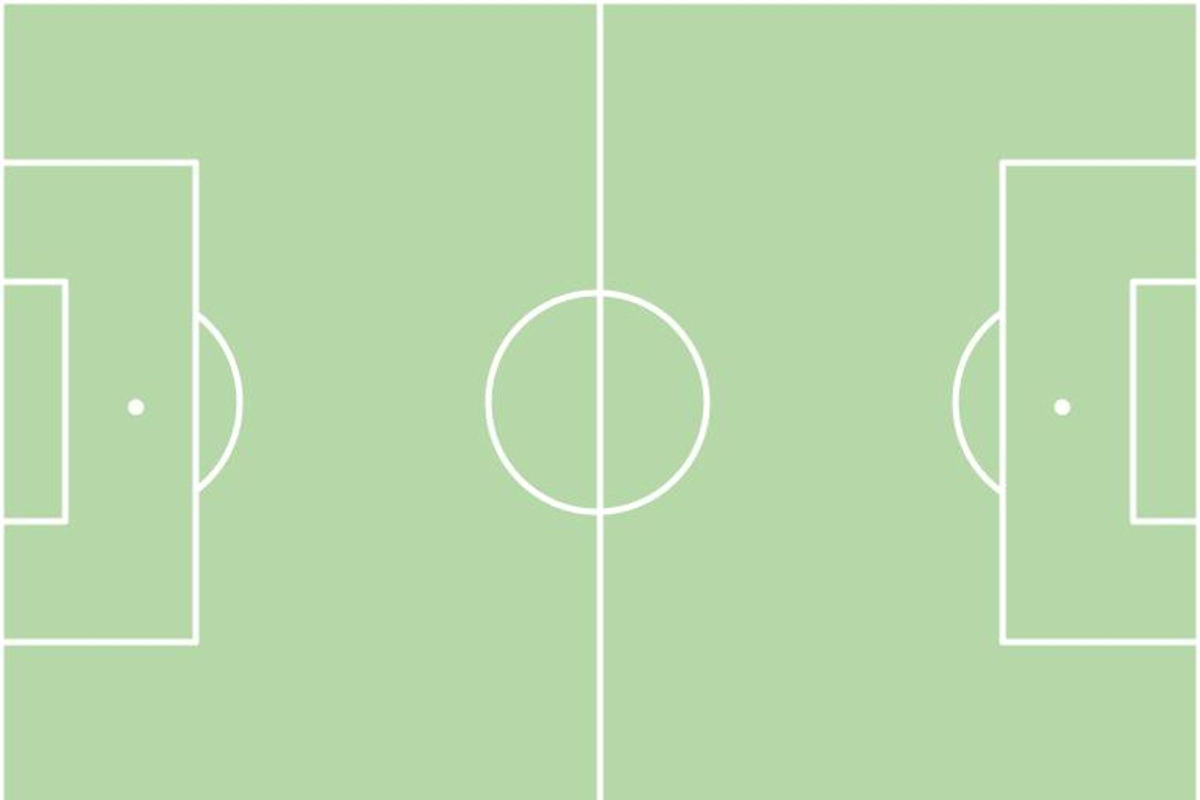
#> input picture Football_Pitch.jpg, 2400 x 1600 px (shown at 1/2 size)
$ jupyter execute --allow-errors Signficance_Article.ipynb
#> lines starting #> are read from the running program, lines starting #| are printed output that depends on the picture
### Imports

[cell 1]
import json
import os
import pandas as pd
import numpy as np
from statsbombpy import sb
from tqdm.notebook import tqdm
#> (the rest of this cell did not finish here and is left out)

### Load Data

[cell 2]
mdata = []
#> (the rest of this cell did not finish here and is left out)

### Length of Data

[cell 3]
lcount = 0
for data in mdata:


    keys = list(data.keys())
    lcount+= len(keys)


lcountw = 0
#> (the rest of this cell did not finish here and is left out)

### Get Mary Earps' Penalty Save

#> (a cell that did not finish here is left out)

#> (a cell that did not finish here is left out)

### Total Passes

[cell 6]
pcount = 0
for data in mdata:


    keys = list(data.keys())
    for key in keys:
        if data[key]['period'] == 3:
            break
        if data[key]['type']['name'] == 'Pass':
            pcount+=1


pcountw = 0
#> (the rest of this cell did not finish here and is left out)

### Forward Passes (All)

[cell 7]
fcount = 0
for data in mdata:


    keys = list(data.keys())
    for key in keys:
        if data[key]['period'] == 3:
            break
        if data[key]['type']['name'] == 'Pass' and data[key]['pass']['end_location'][0] > data[key]['location'][0]:
            fcount+=1


fcountw = 0
#> (the rest of this cell did not finish here and is left out)

### Forward Passes (Thresholded)

[cell 8]
limits = [10,20,30,40]
#> (the rest of this cell did not finish here and is left out)

### xPasses

[cell 9]
match = [] #match number
half = [] #half number
players = [] #player ids
opponents = [] #opponent player ids
typ = [] #relevant codes
time = [] #time
etime = [] #ending time
xs = [] #x coords
xe = [] #x end coords
ys = [] #y coords
ye = []#y end coords
outcomes = []
overall_players = []
overall_stats = []
for data in mdata:
    keys = list(data.keys())
    for key in keys:
        ################## Finding player ###################


        if data[key]['type']['id'] == 30:
            idin = data[key]['player']['id']
            try:
                _ = data[key]['pass']['outcome']
                typ.append(118)
                outcomes.append(0)
            except:
                typ.append(117)
                outcomes.append(1)
            start_pos = data[key]['location']
            end_pos = data[key]['pass']['end_location']
            match.append('123')
            half.append(data[key]['period'])
            players.append(idin)
            opponents.append('123')
            time.append(data[key]['minute']*60 + data[key]['second'])
            etime.append(time[-1]+6)
            xs.append(start_pos[0])
            ys.append(start_pos[1])
            xe.append(end_pos[0])
            ye.append(end_pos[1])


for n in range(len(xs)):
    xs[n] = (xs[n]/120)*105
    ys[n] = (ys[n]/80)*68
    xe[n] = (xe[n]/120)*105
    ye[n] = (ye[n]/80)*68
#Converting json into a pandas data frame
import pandas as pd
current = pd.DataFrame (list(zip(match, half, players, opponents, typ, time, etime, xs, xe, ys, ye)), columns = ["match", "half", "pl", "opp", "typ", "t", "tend", "x", "xend", "y", "yend"])
# Adding new parameters ()

#time since previous pass
current['previous_time'] = current.groupby("match")["t"].shift()
current["dt"] = current["t"] - current["previous_time"]
current["dt"] = current["dt"].fillna(0)
current["dt"] = current["dt"].apply(lambda x: 0 if x < 0 else x)

#if the ball was intercepted
current["previous_possesion"] = current.groupby("match")['typ'].shift()
current['intercept'] = current['previous_possesion'].apply(lambda x: 0 if x == 117 else 1)
current['intercept'] = current['intercept'].fillna(0)

#was the pass succesful
current["outcome"] = current["typ"].apply(lambda x: 1 if x == 117 else 0)

#length of the pass
current["x"] = current["x"].astype(float)
current["xend"] = current["xend"].astype(float)
current["xend"] = current["xend"].fillna(current["x"])
current["y"] = current["y"].astype(float)
current["y_relative"] = np.abs(current["y"] - 34)
current["yend"] = current["yend"].astype(float)
current["yend"] = current["yend"].fillna(current["y"])
current["yend_relative"] = np.abs(current["yend"] - 34) # distance from the centre
current["length"] = np.sqrt((current["x"]-current["xend"]) ** 2 + (current["y"]-current["yend"]) ** 2)

xc_ave = current.groupby(["match", "pl"])["x"].mean()
yc_ave = current.groupby(["match", "pl"])["y_relative"].mean()
xc_ave = xc_ave.to_frame()
yc_ave = yc_ave.to_frame()
xcdata = current.merge(xc_ave, on = ["match", "pl"])
xycdata = xcdata.merge(yc_ave, on = ["match", "pl"])
current = xycdata

current_features = current.drop(['match', 'typ', "half", "pl", "opp", "tend", "previous_time", "previous_possesion","outcome", "yend", "y", "dt", "x_x", "y_relative_x", "t"], axis=1)

import pickle
import matplotlib.pyplot as plt
#> (the rest of this cell did not finish here and is left out)

[cell 10]
match = [] #match number
half = [] #half number
players = [] #player ids
opponents = [] #opponent player ids
typ = [] #relevant codes
time = [] #time
etime = [] #ending time
xs = [] #x coords
xe = [] #x end coords
ys = [] #y coords
ye = []#y end coords
outcomes = []
overall_players = []
overall_stats = []
#> (the rest of this cell did not finish here and is left out)

### Summarise and Plot

[cell 11]
risks = np.zeros((8,2)) #Low risk: < 10% Medium risk < 20%, High risk < 30%

#> (the rest of this cell did not finish here and is left out)

[cell 12]
import matplotlib.pyplot as plt
import numpy as np

# Your data
rs = np.copy(risks)
percentage_diff = (rs[:,1] - rs[:,0])/64

# Create the figure and axis
plt.rcParams.update({'font.size': 12})
fig, ax = plt.subplots(figsize=(10, 6))

# Create the bar plot with a color gradient
colormap = plt.cm.get_cmap('coolwarm')
bars = ax.bar(np.arange(8), percentage_diff, color=[colormap((val - min(percentage_diff)) / (max(percentage_diff) - min(percentage_diff))) for val in percentage_diff])

# Add a horizontal line at y=0
ax.axhline(0, color='black', linewidth=0.7)

# Customize the x-axis ticks
ax.set_xticks(np.arange(8))
ax.set_xticklabels([f'{n * 5}-{(n + 1) * 5}%' for n in range(8)])

# Set the x-axis limits
ax.set_xlim([-1, 8])
ax.set_ylim([-90, 20])
# Set labels for the x and y axes
ax.set_xlabel('Risk')
ax.set_ylabel("Average Difference Per Match (Women's - Men's)")

# Add a title
ax.set_title('Passes Per Match By Risk Level')

# Add gridlines
ax.grid(axis='y', linestyle='--', alpha=0.7)

# Add a legend (optional)
# ax.legend(['Percentage Difference'])

# Remove top and right spines
ax.spines['top'].set_visible(False)
ax.spines['right'].set_visible(False)
for val,bar in zip(percentage_diff,bars):
    height = bar.get_height()
    if val < 0:
        ax.annotate(f'{height:.0f}',
                    xy=(bar.get_x() + bar.get_width() / 2, height),
                    xytext=(0, -3),  # 3 points vertical offset
                    textcoords="offset points",
                    ha='center', va='top')
    else:
        ax.annotate(f'{height:.0f}',
                    xy=(bar.get_x() + bar.get_width() / 2, height),
                    xytext=(0, 3),  # 3 points vertical offset
                    textcoords="offset points",
                    ha='center', va='bottom')
# Add data labels above each bar


# Set a fancy-looking grey background color
ax.set_facecolor('#f2f2f2')

# Adjust plot layout
plt.tight_layout()
plt.figtext(0.5, -0.1,"Figure 2: The average difference per match between passes of each risk in the Women's and Men's World Cups. \nPositive values indicate that there were more passes of this risk-level in the Women's World Cup.", ha='center')
plt.savefig('Passing_Risk.jpg',dpi=300, bbox_inches='tight')
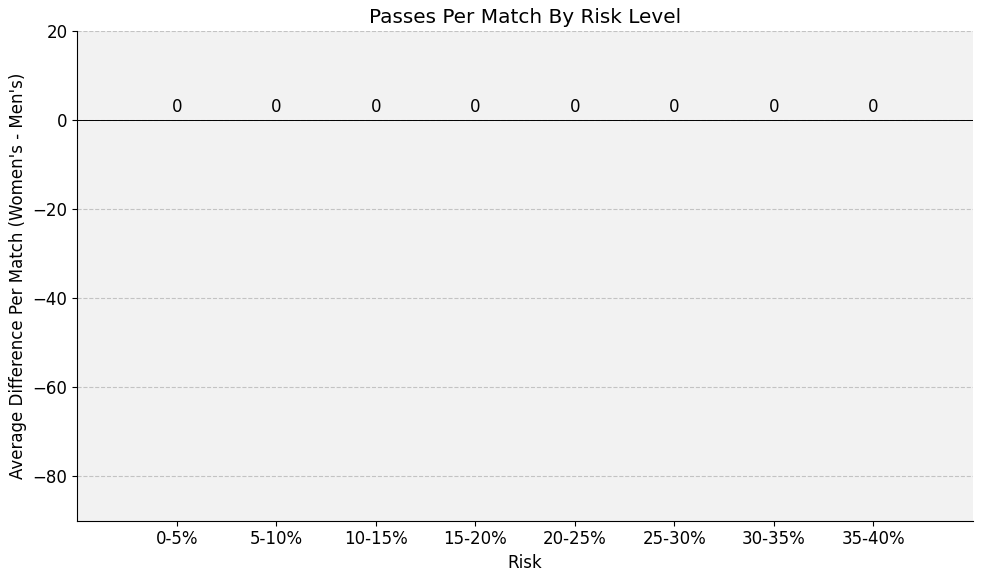
#> figure drawn by matplotlib, 1 panel
# Show the plot
plt.show()

### LT

[cell 13]
counts = np.zeros((120,80))
xgs = np.zeros((120,80))

for data in mdata:
    keys = list(data.keys())[4:]
    posnum = 2
    curr_counts = np.zeros((120,80))
    xg = 0
    for key in keys:

        if data[key]['team']['name'] == data[key]['possession_team']['name'] and data[key]['possession'] == posnum:

            try:
                curr_counts[np.floor(data[key]['location'][0]).astype(int),np.floor(data[key]['location'][1]).astype(int)] += 1
            except:
                continue

            try:
                xg += data[key]['shot']['statsbomb_xg']
            except:
                pass
        else:


            counts += curr_counts
            xgs += xg*curr_counts

            curr_counts = np.zeros((120,80))
            posnum = data[key]['possession']
            xg = 0

#> (the rest of this cell did not finish here and is left out)

[cell 14]
from scipy.ndimage import gaussian_filter
from matplotlib.colors import LinearSegmentedColormap
plt.rcParams.update({'font.size': 16})
original_data = xgs/(1e-8 + counts)


smoothed_data = np.zeros_like(original_data)
smoothed_data[:-1] = gaussian_filter(original_data[:-1,:],sigma=4,mode='nearest') ### There is very little data in the last row
smoothed_data[-1] = smoothed_data[-2]
image = plt.imread('Football_Pitch.jpg')
#> image is the input picture: shape (1600, 2400, 3); mean R, G, B 184.9, 216.5, 171.4

image = image[:,1600:].transpose(1,0,2)
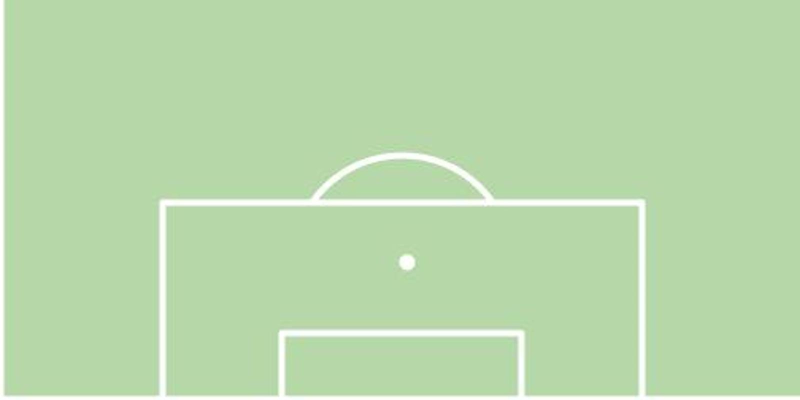
#> image: shape (800, 1600, 3) (shown at 1/2 size); mean R, G, B 185.2, 216.7, 171.7
image = np.flip(image,0)
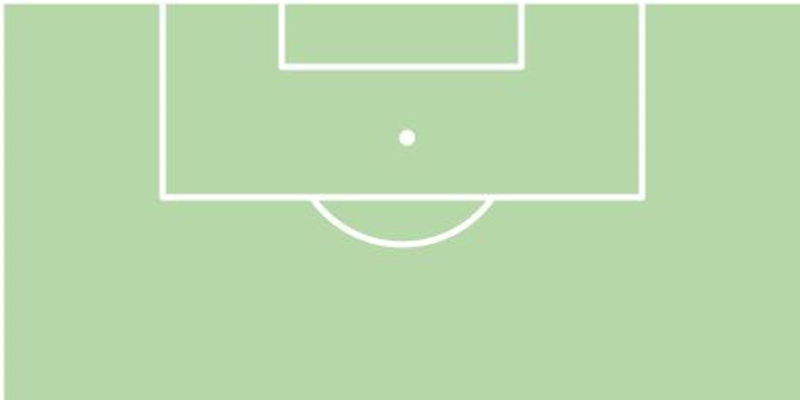
#> image: shape (800, 1600, 3) (shown at 1/2 size); mean R, G, B 185.2, 216.7, 171.7


heatmap_data = np.copy(smoothed_data[80:])


custom_cmap = 'coolwarm'

fig, ax = plt.subplots(2,figsize=(12,12))
ax[1].imshow(image)
ax[1].set_xticks([])
ax[1].set_yticks([])
cax = ax[1].imshow(heatmap_data, cmap=custom_cmap, alpha=0.6, interpolation='none', extent=[0, 1600, 0, 800])

cbar_ax = fig.add_axes([0.92, 0.15, 0.02, 0.3])
cbar = fig.colorbar(cax, cax=cbar_ax)
cbar.set_label('Smoothed LT',rotation=270,labelpad = 30)


heatmap_data = np.copy(original_data[80:])


custom_cmap = 'coolwarm'

ax[0].imshow(image)
ax[0].set_xticks([])
ax[0].set_yticks([])
cax = ax[0].imshow(heatmap_data, cmap=custom_cmap, alpha=0.6, interpolation='none', extent=[0, 1600, 0, 800])

cbar_ax2 = fig.add_axes([0.92, 0.56, 0.02, 0.3])
cbar = fig.colorbar(cax, cax=cbar_ax2)
cbar.set_label('Raw LT',rotation=270,labelpad = 30)
plt.rcParams.update({'font.size': 12})
plt.figtext(0.5, 0.08,'Figure 3: A comparison of the LT values given by the raw and filtered data.\nNote the colormaps have different scales as the raw values are much more extreme.',ha='center')
plt.savefig('Heatmaps.jpg',dpi=300,bbox_inches='tight')
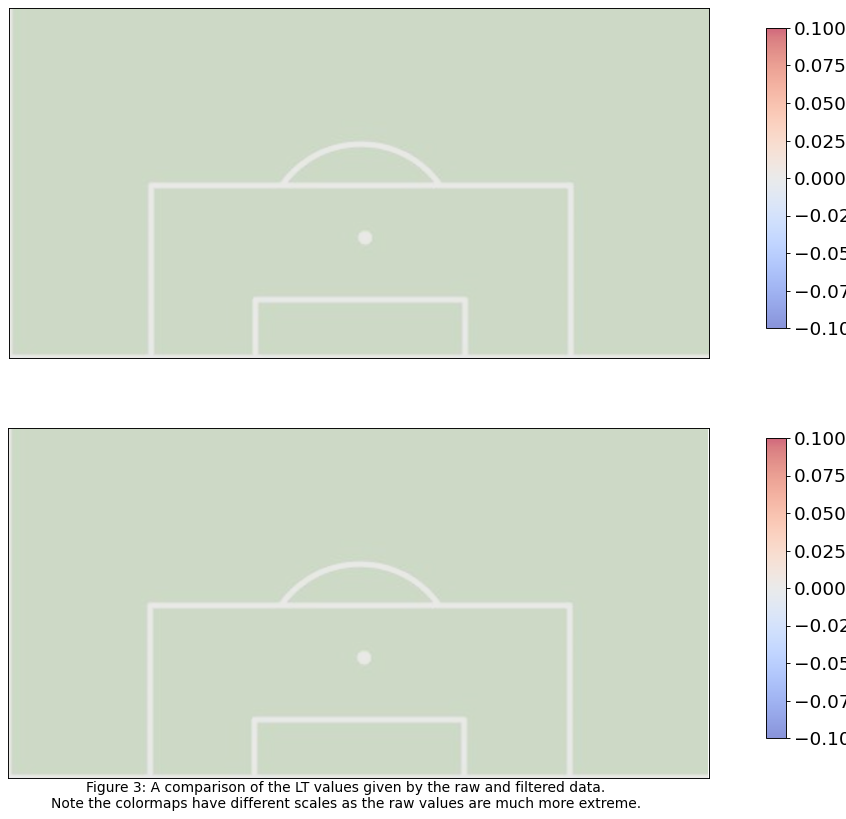
#> figure drawn by matplotlib, 4 panels
plt.show()

[cell 15]
print('Max LT: ' + str(np.around(np.max(smoothed_data),2)))

[cell 16]
passes = []
for data in mdata:


    keys = list(data.keys())
    for key in keys:

        if data[key]['type']['name'] == 'Pass':
            try:
                data[key]['pass']['outcome']
                continue
            except:
                pass
            pt_out = smoothed_data[min(119,int(data[key]['pass']['end_location'][0])),min(79,int(data[key]['pass']['end_location'][1]))]
            pt_in =  smoothed_data[min(119,int(data[key]['location'][0])),min(79,int(data[key]['location'][1]))]
            passes.append([-pt_in+pt_out])


passesw = []
#> (the rest of this cell did not finish here and is left out)
